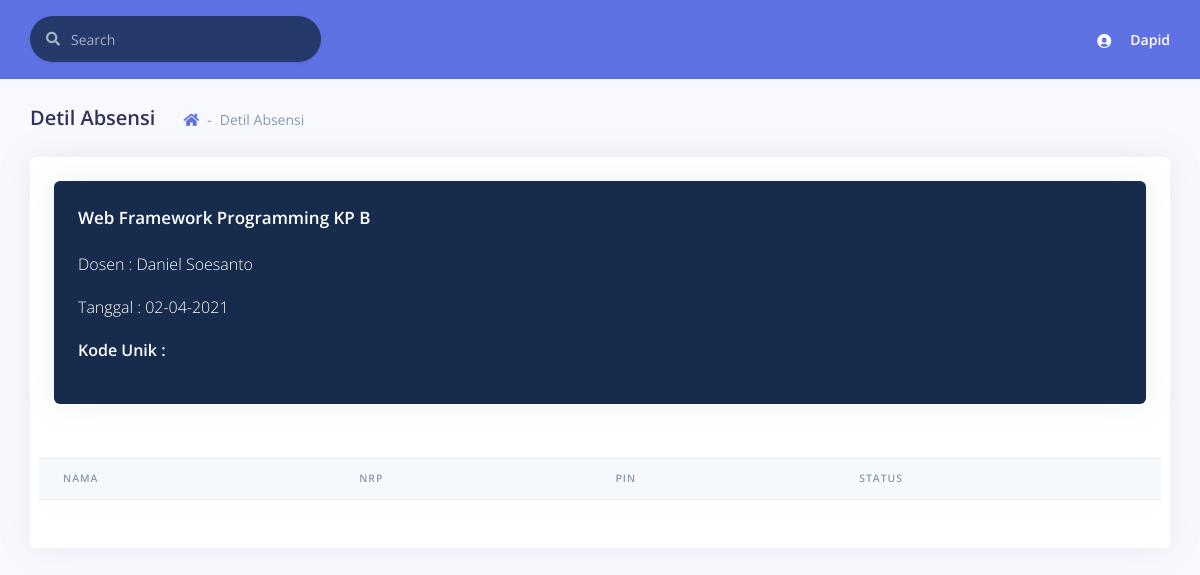
Screenshot of /detil_absensi.php?mkid=2 (signed in) with the database file from the repository.
### tables this page shows
CREATE TABLE IF NOT EXISTS `matakuliahs` (
  `id` INT(11) NOT NULL AUTO_INCREMENT,
  `nama` VARCHAR(45) NOT NULL,
  PRIMARY KEY (`id`));

CREATE TABLE IF NOT EXISTS `matakuliahs_buka` (
  `id` INT(11) NOT NULL AUTO_INCREMENT,
  `kp` VARCHAR(45) NOT NULL,
  PRIMARY KEY (`id`));

CREATE TABLE `users` (
  `id` int(11) NOT NULL,
  `username` varchar(255) DEFAULT NULL,
  `password` varchar(255) DEFAULT NULL,
  `nama` varchar(255) DEFAULT NULL,
  `jabatan` enum('admin','dekan','wadek','kajur','dosen','mhs') DEFAULT NULL,
  `fakultass_id` int(11) NOT NULL,
  `jurusans_id` int(11) DEFAULT NULL
);

### detil_absensi.php (the view, shortened to what this page needs)
<!DOCTYPE html>
<html>
<head>
    <link rel="stylesheet" href="./assets/vendor/nucleo/css/nucleo.css" type="text/css">
    <link rel="stylesheet" href="./assets/vendor/@fortawesome/fontawesome-free/css/all.min.css" type="text/css">
    <link rel="stylesheet" href="./assets/css/argon.css?v=1.1.0" type="text/css">
    <link href="https://cdnjs.cloudflare.com/ajax/libs/limonte-sweetalert2/7.33.1/sweetalert2.min.css" rel="stylesheet">
    <link rel="stylesheet" href="./assets/vendor/datatables.net-bs4/css/dataTables.bootstrap4.min.css">
    <link rel="stylesheet" href="./assets/vendor/datatables.net-buttons-bs4/css/buttons.bootstrap4.min.css">
    <link rel="stylesheet" href="./assets/vendor/datatables.net-select-bs4/css/select.bootstrap4.min.css">
</head>
<?php
$idmatakuliah = $_GET['mkid'];
$ekodee = $_GET['ekode'];
$tgl = date_format(date_create($_GET['tgl']), "d-m-Y");
$mysqli = konek('localhost', 'root', '', 'presensi_cloud');
?>
<body>
    <div class="main-content" id="panel">
        <nav class="navbar navbar-top navbar-expand navbar-light bg-primary border-bottom">
            <div class="container-fluid">
                <div class="collapse navbar-collapse" id="navbarSupportedContent">
                    <form class="navbar-search navbar-search-dark form-inline mr-sm-3" id="navbar-search-main">
                        <div class="form-group mb-0">
                            <div class="input-group input-group-alternative input-group-merge">
                                <div class="input-group-prepend">
                                    <span class="input-group-text"><i class="fas fa-search"></i></span>
                                </div>
                                <input class="form-control" placeholder="Search" type="text">
                            </div>
                        </div>
                    </form>
                    <ul class="navbar-nav align-items-center ml-auto ml-md-0">
                        <li class="nav-item dropdown">
                            <a class="nav-link pr-0" href="#" role="button" data-toggle="dropdown" aria-haspopup="true" aria-expanded="false">
                                <div class="media align-items-center">
                                    <span class="avatar avatar-sm rounded-circle bg-transparent">
                                        <i class="ni ni-circle-08 bg-transparent"></i>
                                    </span>
                                    <div class="media-body ml-2 d-none d-lg-block">
                                        <span class="mb-0 text-sm  font-weight-bold text-white"><?php echo $_SESSION['nama'] ?></span>
                                    </div>
                                </div>
                            </a>
                        </li>
                    </ul>
                </div>
            </div>
        </nav>
        <div class="header pb-6">
            <div class="container-fluid">
                <div class="header-body">
                    <div class="row align-items-center py-4">
                        <div class="col-lg-6 col-7">
                            <h6 class="h2 d-inline-block mb-0">Detil Absensi</h6>
                            <nav aria-label="breadcrumb" class="d-none d-md-inline-block ml-md-4">
                                <ol class="breadcrumb breadcrumb-links">
                                    <li class="breadcrumb-item"><a href="dashboard.php"><i class="fas fa-home"></i></a></li>
                                    <li class="breadcrumb-item active" aria-current="page">Detil Absensi</li>
                                </ol>
                            </nav>
                        </div>
                    </div>
                </div>
            </div>
        </div>
        <div class="container-fluid mt--6">
            <div class="row">
                <div class="col-12">
                    <div class="card bg-bg-white border-0">
                        <div class="card-body">
                            <div class="row">
                                <div class="col-12">
                                    <div class="row">
                                        <div class="col-12">
                                            <div class="card bg-default">
                                                <div class="card-body">
                                                    <?php
                                                    $dosenid = '';
                                                    $mysqli->select_db('presensi_cloud_' . $_SESSION['jid']);
                                                    $sql = "SELECT *, a.id as id_mk,c.id as id_kp, f.id as id_hari, b.dosen_id as id_dosen FROM matakuliahs a INNER JOIN matakuliahs_kp b ON
          a.id=b.matakuliahs_id INNER JOIN matakuliahs_buka c ON b.matakuliahs_buka_id=c.id INNER JOIN jadwal_matakuliahs e
          ON a.id=e.matakuliahs_id INNER JOIN jadwals f ON e.jadwals_id=f.id WHERE a.id=" . $idmatakuliah;
                                                    $stmt = $mysqli->prepare($sql);
                                                    $stmt->execute();
                                                    $res = $stmt->get_result();
                                                    while ($row = $res->fetch_assoc()) {
                                                        $nama = $row['nama'];
                                                        $kp = $row['kp'];
                                                        $dosenid = $row['id_dosen'];
                                                    }
                                                    $mysqli->select_db('presensi_cloud');
                                                    $sql = "SELECT * FROM users WHERE id=$dosenid";
                                                    $stmt = $mysqli->prepare($sql);
                                                    $stmt->execute();
                                                    $res = $stmt->get_result();
                                                    $row = $res->fetch_assoc();
                                                    echo "<h3 class='card-title text-white'>" . $nama . ' KP ' . $kp . '</h3>';
                                                    echo "<p class='text-white'>Dosen : ".$row['nama']."</p>";
                                                    echo "<p class='text-white'>Tanggal : " . $tgl . "</p>";
                                                    echo "<p class='font-weight-bold text-white'> Kode Unik : <p class='text-white' id='kunik'>" . $ekodee . "</p></p>";
                                                    ?>
                                                </div>
                                            </div>
                                        </div>
                                    </div>
                                    <div class="row">
                                        <div class="table-responsive py-4">
                                            <table class="table table-flush" id="datatable-basic">
                                                <thead class="thead-light">
                                                    <tr>
                                                        <th>Nama</th>
                                                        <th>NRP</th>
                                                        <th>Pin</th>
                                                        <th>Status</th>
                                                    </tr>
                                                </thead>
                                            </table>
                                        </div>
                                    </div>
                                </div>
                            </div>
                        </div>
                    </div>
                </div>
</body>
</html>

### rows the page displays
matakuliahs: nama "Web Framework Programming", matakuliahs_buka.kp "B"
users: nama "Daniel Soesanto"

### other values shown
$_SESSION['nama'] "Dapid"
$tgl "02-04-2021"
